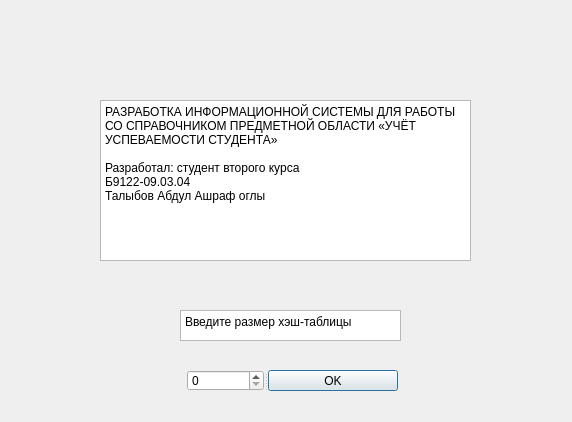
<?xml version="1.0" encoding="UTF-8"?>
<ui version="4.0">
 <class>StartWindow</class>
 <widget class="QDialog" name="StartWindow">
  <property name="geometry">
   <rect>
    <x>0</x>
    <y>0</y>
    <width>572</width>
    <height>422</height>
   </rect>
  </property>
  <property name="windowTitle">
   <string>Dialog</string>
  </property>
  <widget class="QSplitter" name="splitter">
   <property name="geometry">
    <rect>
     <x>187</x>
     <y>370</y>
     <width>211</width>
     <height>21</height>
    </rect>
   </property>
   <property name="orientation">
    <enum>Qt::Orientation::Horizontal</enum>
   </property>
   <widget class="QSpinBox" name="quantity_hash_table">
    <property name="minimumSize">
     <size>
      <width>77</width>
      <height>21</height>
     </size>
    </property>
    <property name="maximumSize">
     <size>
      <width>77</width>
      <height>16777215</height>
     </size>
    </property>
   </widget>
   <widget class="QPushButton" name="AVL_TREE_ENTRANCE">
    <property name="autoFillBackground">
     <bool>false</bool>
    </property>
    <property name="text">
     <string>OK</string>
    </property>
   </widget>
  </widget>
  <widget class="QTextEdit" name="textEdit">
   <property name="geometry">
    <rect>
     <x>180</x>
     <y>310</y>
     <width>221</width>
     <height>31</height>
    </rect>
   </property>
   <property name="html">
    <string>&lt;!DOCTYPE HTML PUBLIC &quot;-//W3C//DTD HTML 4.0//EN&quot; &quot;http://www.w3.org/TR/REC-html40/strict.dtd&quot;&gt;
&lt;html&gt;&lt;head&gt;&lt;meta name=&quot;qrichtext&quot; content=&quot;1&quot; /&gt;&lt;meta charset=&quot;utf-8&quot; /&gt;&lt;style type=&quot;text/css&quot;&gt;
p, li { white-space: pre-wrap; }
hr { height: 1px; border-width: 0; }
li.unchecked::marker { content: &quot;\2610&quot;; }
li.checked::marker { content: &quot;\2612&quot;; }
&lt;/style&gt;&lt;/head&gt;&lt;body style=&quot; font-family:'Segoe UI'; font-size:9pt; font-weight:400; font-style:normal;&quot;&gt;
&lt;p style=&quot; margin-top:0px; margin-bottom:0px; margin-left:0px; margin-right:0px; -qt-block-indent:0; text-indent:0px;&quot;&gt;Введите размер хэш-таблицы&lt;/p&gt;&lt;/body&gt;&lt;/html&gt;</string>
   </property>
  </widget>
  <widget class="QPlainTextEdit" name="plainTextEdit">
   <property name="geometry">
    <rect>
     <x>100</x>
     <y>100</y>
     <width>371</width>
     <height>161</height>
    </rect>
   </property>
   <property name="plainText">
    <string>РАЗРАБОТКА ИНФОРМАЦИОННОЙ СИСТЕМЫ ДЛЯ РАБОТЫ СО СПРАВОЧНИКОМ ПРЕДМЕТНОЙ ОБЛАСТИ «УЧЁТ УСПЕВАЕМОСТИ СТУДЕНТА»

Разработал: студент второго курса
Б9122-09.03.04
Талыбов Абдул Ашраф оглы</string>
   </property>
  </widget>
 </widget>
 <resources/>
 <connections/>
</ui>
